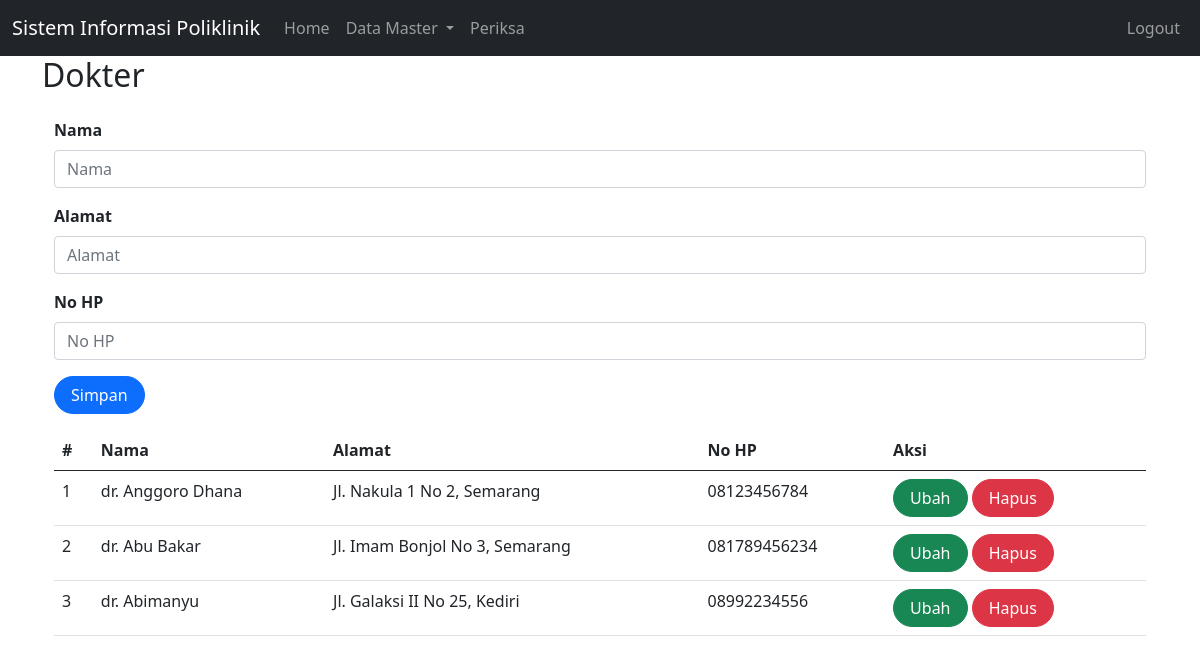
Page /index.php?page=dokter (signed in) on the committed database.
### tables this page shows
CREATE TABLE `dokter` (
  `id` int(10) UNSIGNED NOT NULL,
  `nama` varchar(255) DEFAULT NULL,
  `alamat` varchar(255) DEFAULT NULL,
  `no_hp` varchar(50) DEFAULT NULL
);

### dokter.php (the view, shortened to what this page needs)
<?php
include_once("koneksi.php");
?>
<!DOCTYPE html>
<html lang="en">
<head>
    <link href="https://cdn.jsdelivr.net/npm/bootstrap@5.0.2/dist/css/bootstrap.min.css"
    rel="stylesheet"
>
</head>
<body>
    <div class="container">
<form class="form row" method="POST" action="" name="myForm" onsubmit="return(validate());">
    <?php
    $nama = '';
    $alamat = '';
    $no_hp = '';
    ?>
    <div class="mt-3">
        <label for="inputNama" class="form-label fw-bold">
            Nama
        </label>
        <input type="text" class="form-control" name="nama" id="inputNama" placeholder="Nama" value="<?php echo $nama ?>">
    </div>
    <div class="mt-3">
        <label for="inputAlamat" class="form-label fw-bold">
            Alamat
        </label>
        <input type="text" class="form-control" name="alamat" id="inputAlamat" placeholder="Alamat" value="<?php echo $alamat ?>">
    </div>
    <div class="mt-3">
        <label for="inputNo_hp" class="form-label fw-bold">
            No HP
        </label>
        <input type="text" class="form-control" name="no_hp" id="inputNo_hp" placeholder="No HP" value="<?php echo $no_hp ?>">
    </div>
    <div class="mt-3">
        <button type="submit" class="btn btn-primary rounded-pill px-3" name="simpan">Simpan</button>
    </div>
</form>
<table class="table table-hover mt-3">
    <thead>
        <tr>
            <th scope="col">#</th>
            <th scope="col">Nama</th>
            <th scope="col">Alamat</th>
            <th scope="col">No HP</th>
            <th scope="col">Aksi</th>
        </tr>
    </thead>
    <tbody>
        <?php
        $result = mysqli_query($mysqli, "SELECT * FROM dokter");
        $no = 1;
        while ($data = mysqli_fetch_array($result)) {
        ?>
            <tr>
                <td><?php echo $no++ ?></td>
                <td><?php echo $data['nama'] ?></td>
                <td><?php echo $data['alamat'] ?></td>
                <td><?php echo $data['no_hp'] ?></td>
                <td>
                    <a class="btn btn-success rounded-pill px-3"
                    href="index.php?page=dokter&id=<?php echo $data['id'] ?>">Ubah</a>
                    <a class="btn btn-danger rounded-pill px-3"
                    href="index.php?page=dokter&id=<?php echo $data['id'] ?>&aksi=hapus">Hapus</a>
                </td>
            </tr>
        <?php
        }
?>
    </tbody>
</table>
</body>
</html>

### rows in the picture
dokter: nama "dr. Anggoro Dhana", alamat "Jl. Nakula 1 No 2, Semarang", no_hp "08123456784"
dokter: nama "dr. Abu Bakar", alamat "Jl. Imam Bonjol No 3, Semarang", no_hp "081789456234"
dokter: nama "dr. Abimanyu", alamat "Jl. Galaksi II No 25, Kediri", no_hp "08992234556"

### other values in the picture
$_GET['page'] "Dokter"
